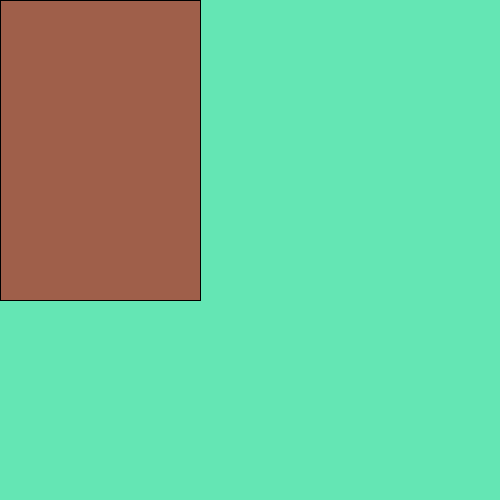
Frame 1 (no input)
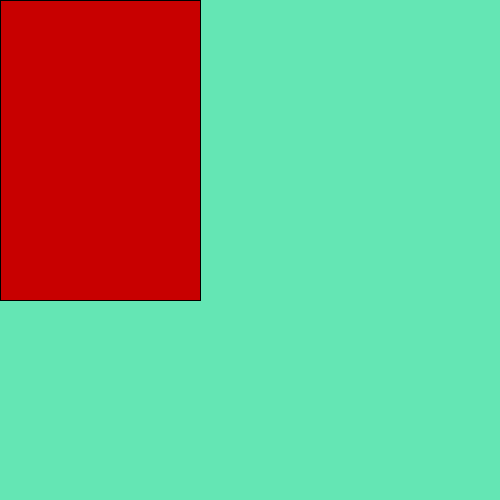
Frame 60 (the mouse pressed at the canvas centre just before this capture)
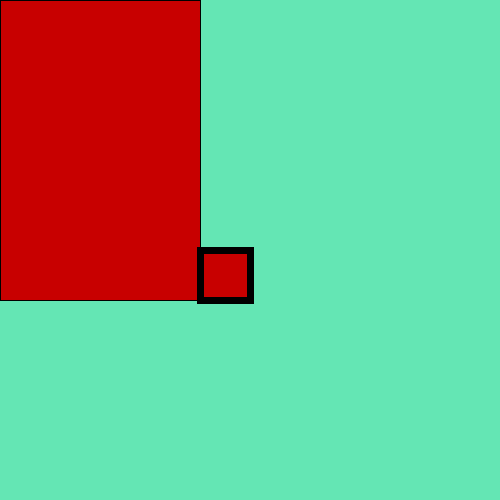
Frame 120 (the mouse held since frame 60 and released just before this capture)

The Processing sketch that drew these frames (run headless with seeded random() and noise(); from frame 60 on, the mouse is pressed at the canvas centre):

// Processing sketch: processing_7443
// ── processing_7443.pde

void setup(){
  size(500,500);
  background(100,230,180);
  smooth();
}

void draw (){
  fill(200,0,0,150);
  rectMode(CORNERS);
  rect(200,300,mouseX,mouseY);
}

void keyPressed(){
  colorMode(RGB,500);
  background(mouseX,mouseY-50,90);
}

void mousePressed(){
  noFill();
  stroke(0);
  strokeWeight(7);
  ellipseMode(CENTER);
  ellipse(mouseX,mouseY,100,100);
}
 
